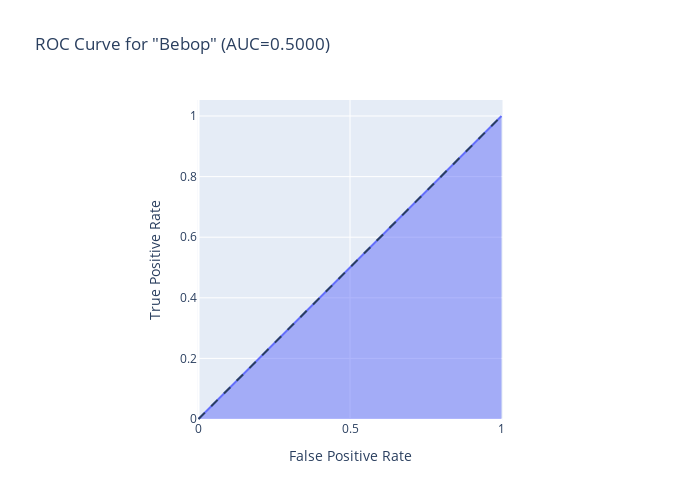

The code cell stored with this chart in its notebook:
### Code cell
fpr3, tpr3, thresholds3 = roc_curve(test_dummies[:,3],pred_dummies[:,3])
figroc3 = px.area(
    x=fpr3, y=tpr3,
    title=f'ROC Curve for "Bebop" (AUC={auc(fpr3, tpr3):.4f})',
    labels=dict(x='False Positive Rate', y='True Positive Rate'),
    width=700, height=500
)
figroc3.add_shape(
    type='line', line=dict(dash='dash'),
    x0=0, x1=1, y0=0, y1=1
)

figroc3.update_yaxes(scaleanchor="x", scaleratio=1)
figroc3.update_xaxes(constrain='domain')
figroc3.show()

### Figure 1 — Plotly figure (JSON) as saved in the notebook; plotly's stock layout.template omitted (floating-point values rounded to 4 significant figures)
{"data": [{"fillpattern": {"shape": ""}, "hovertemplate": "False Positive Rate=%{x}<br>True Positive Rate=%{y}<extra></extra>", "legendgroup": "", "line": {"color": "#636efa"}, "marker": {"symbol": "circle"}, "mode": "lines", "name": "", "orientation": "v", "showlegend": false, "stackgroup": "1", "type": "scatter", "x": [0, 1], "xaxis": "x", "y": [0, 1], "yaxis": "y"}], "layout": {"height": 500, "legend": {"tracegroupgap": 0}, "shapes": [{"line": {"dash": "dash"}, "type": "line", "x0": 0, "x1": 1, "y0": 0, "y1": 1}], "title": {"text": "ROC Curve for \"Bebop\" (AUC=0.5000)"}, "width": 700, "xaxis": {"anchor": "y", "constrain": "domain", "domain": [0, 1], "title": {"text": "False Positive Rate"}}, "yaxis": {"anchor": "x", "domain": [0, 1], "scaleanchor": "x", "scaleratio": 1, "title": {"text": "True Positive Rate"}}}}
